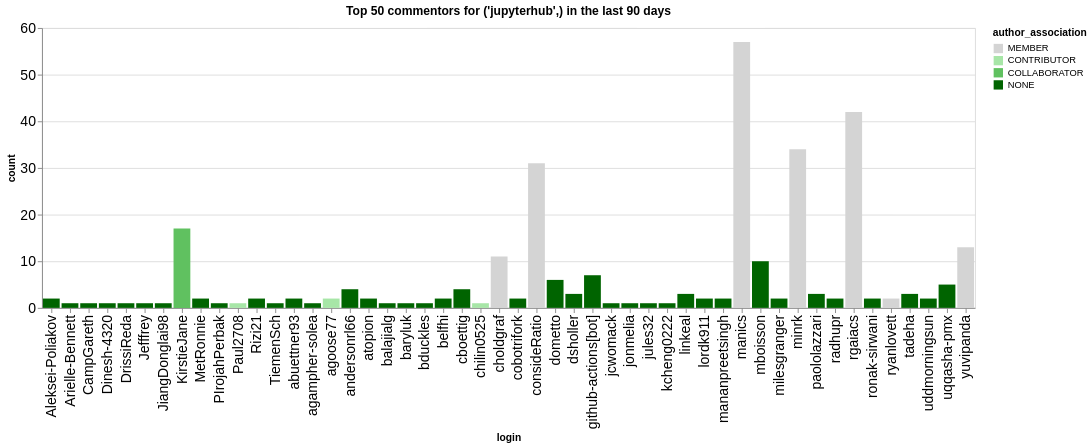

Notebook cell for this chart:
### Code cell
n_plot = 50
charts = []
for ii, (iorg, idata) in enumerate(commentors.groupby(['org'])):
    title = f"Top {n_plot} commentors for {iorg} in the last {n_days} days"
    idata = idata.groupby('login', as_index=False).agg({'count': 'sum', 'author_association': 'first'})
    idata = idata.sort_values('count', ascending=False).head(n_plot)
    ch = alt.Chart(data=idata.head(n_plot), title=title).mark_bar().encode(
        x='login',
        y='count',
        color=alt.Color('author_association', scale=alt.Scale(domain=author_types, range=author_colors))
    )
    charts.append(ch)
alt.hconcat(*charts)

### Figure 1 — Vega-Lite specification as saved in the notebook (floating-point values rounded to 4 significant figures)
{"config": {"axisLeft": {"labelFontSize": 15}, "axisBottom": {"labelFontSize": 15}}, "hconcat": [{"mark": {"type": "bar"}, "encoding": {"color": {"field": "author_association", "scale": {"domain": ["MEMBER", "CONTRIBUTOR", "COLLABORATOR", "NONE"], "range": ["rgb(211.82745098039214, 211.82745098039214, 211.82745098039214)", "rgb(166.98562091503268, 229.89803921568628, 166.98562091503268)", "rgb(96.37647058823529, 192.75294117647059, 96.37647058823529)", "rgb(0.0, 100.3921568627451, 0.0)"]}, "type": "nominal"}, "x": {"field": "login", "type": "nominal"}, "y": {"field": "count", "type": "quantitative"}}, "title": "Top 50 commentors for ('jupyterhub',) in the last 90 days"}], "data": {"name": "data-216af0a393b8b7bcf6886a5bce8a9899"}, "$schema": "https://vega.github.io/schema/vega-lite/v5.20.1.json", "datasets": {"data-216af0a393b8b7bcf6886a5bce8a9899": [{"login": "manics", "count": 57, "author_association": "MEMBER"}, {"login": "rgaiacs", "count": 42, "author_association": "MEMBER"}, {"login": "minrk", "count": 34, "author_association": "MEMBER"}, {"login": "consideRatio", "count": 31, "author_association": "MEMBER"}, {"login": "KirstieJane", "count": 17, "author_association": "COLLABORATOR"}, {"login": "yuvipanda", "count": 13, "author_association": "MEMBER"}, {"login": "choldgraf", "count": 11, "author_association": "MEMBER"}, {"login": "mboisson", "count": 10, "author_association": "NONE"}, {"login": "github-actions[bot]", "count": 7, "author_association": "NONE"}, {"login": "dometto", "count": 6, "author_association": "NONE"}, {"login": "uqqasha-pmx", "count": 5, "author_association": "NONE"}, {"login": "andersonrl66", "count": 4, "author_association": "NONE"}, {"login": "cboettig", "count": 4, "author_association": "NONE"}, {"login": "linkeal", "count": 3, "author_association": "NONE"}, {"login": "dsholler", "count": 3, "author_association": "NONE"}, {"login": "paololazzari", "count": 3, "author_association": "NONE"}, {"login": "tadeha", "count": 3, "author_association": "NONE"}, {"login": "uddmorningsun", "count": 2, "author_association": "NONE"}, {"login": "radhupr", "count": 2, "author_association": "NONE"}, {"login": "lordk911", "count": 2, "author_association": "NONE"}, {"login": "milesgranger", "count": 2, "author_association": "NONE"}, {"login": "mananpreetsingh", "count": 2, "author_association": "NONE"}, {"login": "atopion", "count": 2, "author_association": "NONE"}, {"login": "MetRonnie", "count": 2, "author_association": "NONE"}, {"login": "abuettner93", "count": 2, "author_association": "NONE"}, {"login": "Rizi21", "count": 2, "author_association": "NONE"}, {"login": "Aleksei-Poliakov", "count": 2, "author_association": "NONE"}, {"login": "ryanlovett", "count": 2, "author_association": "MEMBER"}, {"login": "ronak-sirwani", "count": 2, "author_association": "NONE"}, {"login": "cobotrifork", "count": 2, "author_association": "NONE"}, {"login": "belfhi", "count": 2, "author_association": "NONE"}, {"login": "agoose77", "count": 2, "author_association": "CONTRIBUTOR"}, {"login": "TiemenSch", "count": 1, "author_association": "NONE"}, {"login": "PIrojahPerbak", "count": 1, "author_association": "NONE"}, {"login": "CampGareth", "count": 1, "author_association": "NONE"}, {"login": "Dinesh-4320", "count": 1, "author_association": "NONE"}, {"login": "DrissiReda", "count": 1, "author_association": "NONE"}, {"login": "Jefffrey", "count": 1, "author_association": "NONE"}, {"login": "Arielle-Bennett", "count": 1, "author_association": "NONE"}, {"login": "Paul2708", "count": 1, "author_association": "CONTRIBUTOR"}, {"login": "JiangDonglai98", "count": 1, "author_association": "NONE"}, {"login": "bduckles", "count": 1, "author_association": "NONE"}, {"login": "chilin0525", "count": 1, "author_association": "CONTRIBUTOR"}, {"login": "baryluk", "count": 1, "author_association": "NONE"}, {"login": "balajialg", "count": 1, "author_association": "NONE"}, {"login": "agampher-solea", "count": 1, "author_association": "NONE"}, {"login": "kcheng0222", "count": 1, "author_association": "NONE"}, {"login": "jules32", "count": 1, "author_association": "NONE"}, {"login": "jonmelia", "count": 1, "author_association": "NONE"}, {"login": "jcwomack", "count": 1, "author_association": "NONE"}]}}
